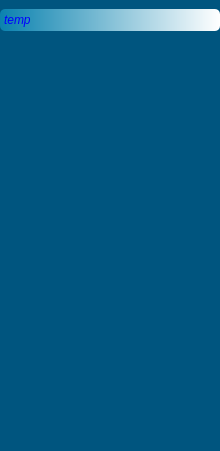
<?xml version="1.0" encoding="UTF-8"?>
<ui version="4.0">
 <class>ScriptsWidget</class>
 <widget class="QWidget" name="ScriptsWidget">
  <property name="geometry">
   <rect>
    <x>0</x>
    <y>0</y>
    <width>220</width>
    <height>451</height>
   </rect>
  </property>
  <property name="windowTitle">
   <string>Scripts Widget</string>
  </property>
  <property name="styleSheet">
   <string notr="true">background-color: rgb(0, 85, 127);
color: rgb(245, 245, 245);</string>
  </property>
  <layout class="QGridLayout" name="gridLayout">
   <property name="leftMargin">
    <number>0</number>
   </property>
   <property name="topMargin">
    <number>9</number>
   </property>
   <property name="rightMargin">
    <number>0</number>
   </property>
   <property name="bottomMargin">
    <number>9</number>
   </property>
   <item row="0" column="0">
    <widget class="QToolBox" name="toolBox">
     <property name="mouseTracking">
      <bool>true</bool>
     </property>
     <property name="styleSheet">
      <string notr="true">QToolBox::tab
{
	background-color: qlineargradient(spread:pad, x1:0, y1:0, x2:1, y2:0, stop:0 rgba(10, 130, 175, 255), stop:1 rgba(255, 255, 255, 255));

     border-radius: 5px;
     color: white;
 }
 QToolBox::tab:hover
{
	background-color: qlineargradient(spread:pad, x1:0, y1:0, x2:1, y2:0, stop:0 rgba(49, 204, 214, 255), stop:1 rgba(255, 255, 255, 255));
}
QToolBox::tab:selected
{
     font: italic;
     color: blue;
 }
</string>
     </property>
     <property name="currentIndex">
      <number>0</number>
     </property>
     <widget class="QWidget" name="page">
      <property name="geometry">
       <rect>
        <x>0</x>
        <y>0</y>
        <width>220</width>
        <height>407</height>
       </rect>
      </property>
      <attribute name="label">
       <string>temp</string>
      </attribute>
     </widget>
    </widget>
   </item>
  </layout>
 </widget>
 <resources/>
 <connections/>
</ui>
